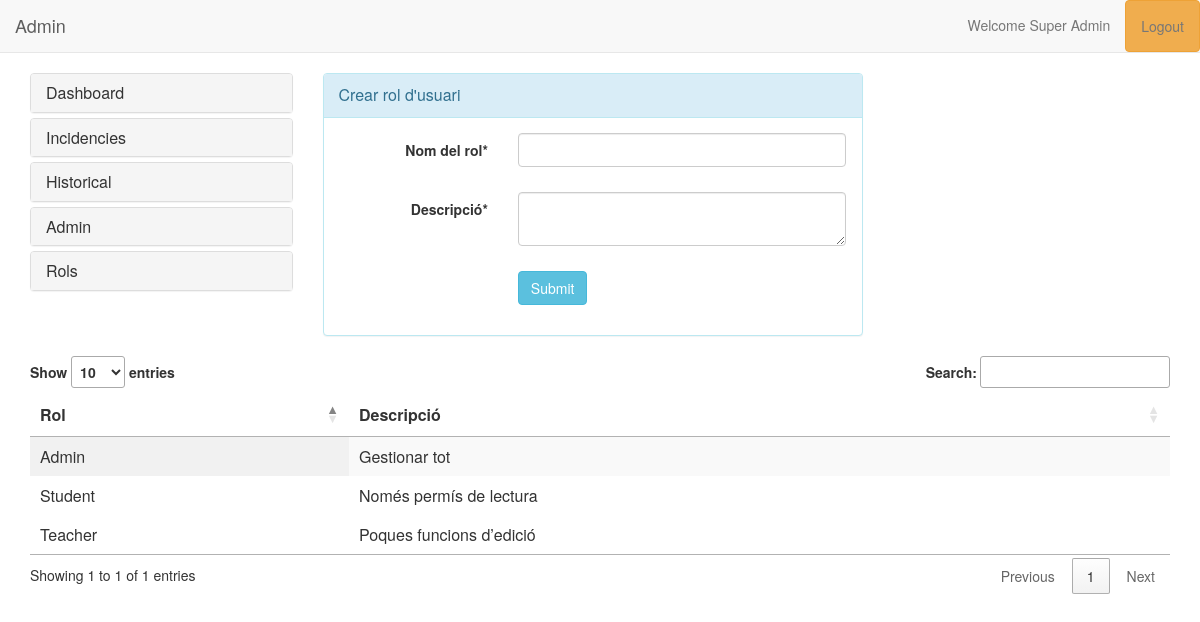
Screenshot of /Ticketing/role.php (signed in) with the database file from the repository.
### tables this page shows
CREATE TABLE `tbl_role` (
  `id` int(11) NOT NULL,
  `role` varchar(100) NOT NULL,
  `description` varchar(200) NOT NULL,
  `datetime` timestamp NOT NULL DEFAULT current_timestamp()
);

### Ticketing/role.php (the view, shortened to what this page needs)
<?php
    include "header.php";
?>
    <div class="container">
        <div id="signupbox" class="mainbox col-md-6 col-sm-8">
            <div class="panel panel-info">
                <div class="panel-heading">
                    <div class="panel-title">Crear rol d'usuari</div>
                </div>
                <div class="panel-body">
                    <form class="form-horizontal" method="post" action="#">
                        <div class="form-group required">
                            <label class="control-label col-md-4 requiredField">Nom del rol<span class="asteriskField">*</span> </label>
                            <div class="controls col-md-8 ">
                                <input type="text" class="input-md textinput textInput form-control" name="txtRolename" style="margin-bottom: 10px" required/>
                            </div>
                        </div>
                         <div class="form-group required">
                            <label class="control-label col-md-4 requiredField">Descripció<span class="asteriskField">*</span> </label>
                            <div class="controls col-md-8 ">
                                <textarea class="input-md textinput textInput form-control" name="txtDescription" style="margin-bottom: 10px" required></textarea>
                            </div>
                        </div>
                        <div class="form-group">
                            <div class="aab controls col-md-4 "></div>
                            <div class="controls col-md-8 ">
                                <input type="submit" name="btnRole" value="Submit" class="btn btn-primary btn btn-info" id="submit-id-signup" />
                            </div>
                        </div>
                    </form>
                </div>
            </div>
        </div>
    </div>
    <div class="container">
        <div iclass="mainbox col-md-9 col-sm-9">
            <table id="example" class="display" style="width:100%">
                <thead>
                    <tr>
                        <th>Rol</th>
                        <th>Descripció</th>
                    </tr>
                </thead>
                <?php
                    $role = mysqli_query($con, "SELECT `id`, role, description FROM `tbl_role` ");
                    while($ic=mysqli_fetch_assoc($role)){
                ?>
                <tbody>
                    <tr>
                        <td><? echo $ic["role"] ?></td>
                        <td><? echo $ic["description"] ?></td>
                    </tr>
                </tbody>
                <?php
                        }
                ?>
            </table>
        </div>
        </div>
    </div>
    </body>
</html>

### rows the page displays
tbl_role: role "Admin", description "Gestionar tot"
tbl_role: role "Student", description "Només permís de lectura"
tbl_role: role "Teacher", description "Poques funcions d’edició"

### other values shown
$_SESSION["role"] "Admin"
$_SESSION["fullname"] "Super Admin"
